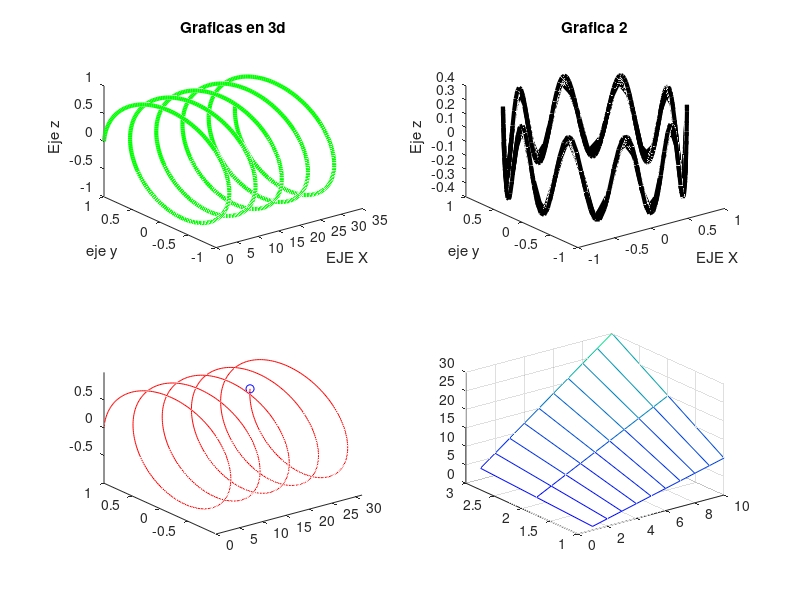
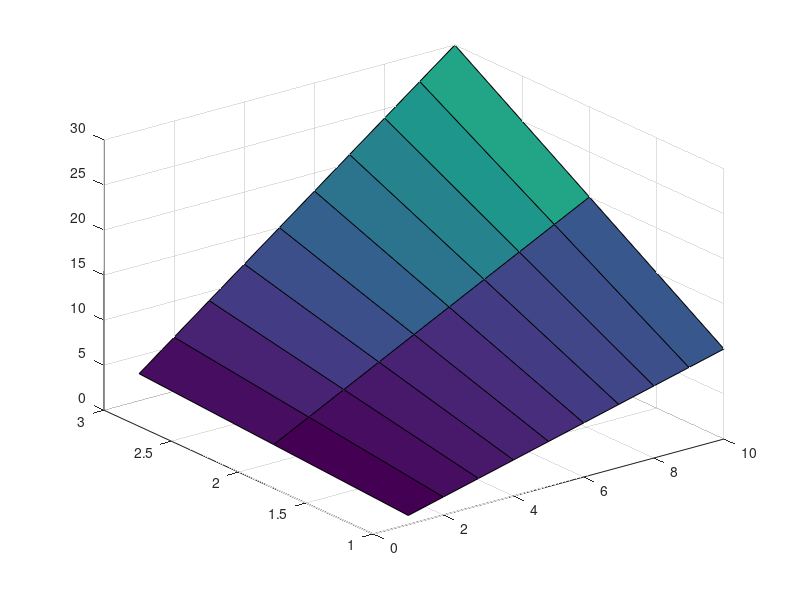
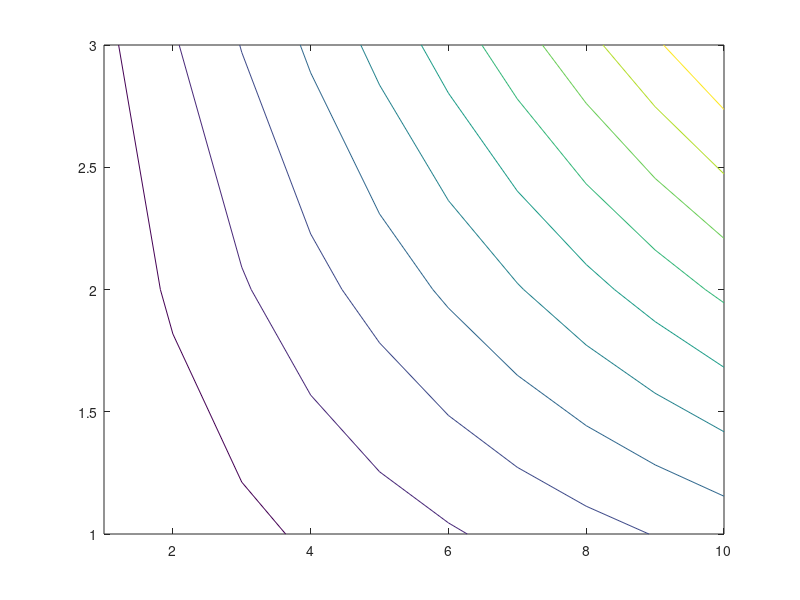
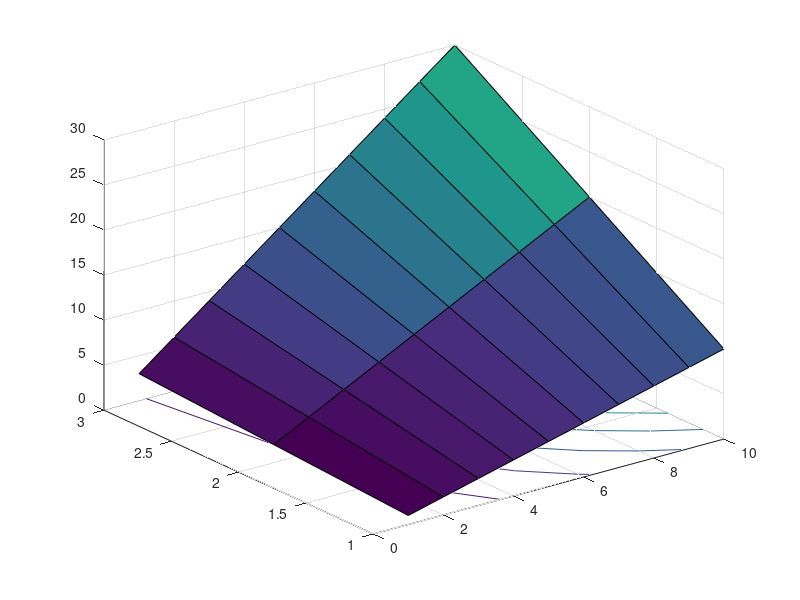

Here is the MATLAB script that generated these plots, in order: (Note: this script raises an error after producing the figures.)
x=linspace(0,10*pi,1000);
y=cos(x);
z=sin(x);

subplot(2,2,1)
plot3(x,y,z,'g','LineWidth',3);
xlabel(' EJE X')
ylabel('eje y')
zlabel('Eje z')
title 'Graficas en 3d'
%%
subplot(2,2,2)
x11=linspace(0,2*pi,500);
a=10
b=1
c=0.3;
xb=b*cos(x11.*x11);
y1=b*sin(x11.*x11);
z1=c*cos(a.*x11.*x11)
plot3(xb,y1,z1,'k','LineWidth',3)
xlabel(' EJE X')
ylabel('eje y')
zlabel('Eje z')
title 'Grafica 2'

subplot(2,2,3)

comet3(x,y,z)

subplot(2,2,4)
comet3(xb,y1,z1)


%%
% Mayas y solidos en 3d

z=[1 2 3 4 5 6 7 8 9 10; 2 4 6 8 10 12 14 16 18 20; 3 6 9 12 15 18 21 24 27 30];

mesh(z)
colormap winter
%shading("interp")
figure (2)
surf(z)
figure (3)
contour(z)
figure (4)
surfc(z)


%%
%interpolacion de datos
x=-rand(40,1)*2;
y=10*rand(40,1);
z=sin(x);
[X,Y]=meshgrid(linspace(min(x),max(x),40),linspace(min(y),max(y),40));
Z=griddata(x,y,z,X,Y,'cubic')
subplot(1,2,1)
plot3(x,y,z);
subplot(1,2,2);
mesh(X,Y,Z);



%%
